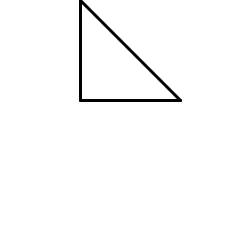
Frame 1 (no input)
Frame 60 (the mouse pressed at the canvas centre just before this capture): identical to frame 1, image omitted
Frame 120 (the mouse held since frame 60 and released just before this capture): identical to frame 1, image omitted

The Processing sketch that drew this single still picture (run headless with seeded random() and noise(); from frame 60 on, the mouse is pressed at the canvas centre):

// Processing sketch: H09Opd8
// ── H09Opd8.pde
void setup() { 
  size(250, 250); 
} 
 
void draw() { 
  background(255, 255, 255); 
  stroke(0, 0, 0); 
  strokeWeight(3); 
  vierkant(80, 0, 100, 100); 
} 
 
void vierkant( int x, int y, int w, int h) { 
  line(x, y, x+w, h); 
  line(x, y+h, x+w, y+h); 
  line(x, y, x, y+h); 
}
